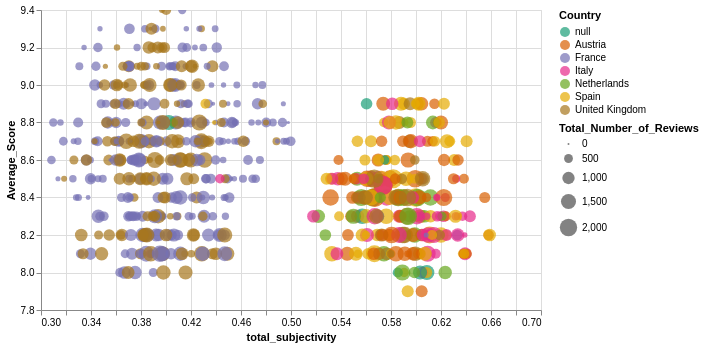

Express this chart as Vega-Lite.
### Vega-Lite specification from a JSON file in a GitHub repository (floating-point values rounded to 4 significant figures; data arrays with more than 128 entries replaced by an {"elided": "..."} marker saying what was removed)
{"config": {"view": {"continuousWidth": 400, "continuousHeight": 300}}, "data": {"name": "data-9928b06a819df3bd4e51a0aa35d18756"}, "mark": "circle", "encoding": {"color": {"type": "nominal", "field": "Country", "scale": {"scheme": "dark2"}}, "size": {"type": "quantitative", "field": "Total_Number_of_Reviews"}, "tooltip": [{"type": "nominal", "field": "Hotel_Name"}, {"type": "quantitative", "field": "Average_Score"}, {"type": "quantitative", "field": "Total_Number_of_Reviews"}, {"type": "quantitative", "field": "total_subjectivity"}, {"type": "quantitative", "field": "label"}, {"type": "nominal", "field": "geometry"}, {"type": "nominal", "field": "Country"}], "x": {"type": "quantitative", "field": "total_subjectivity", "scale": {"zero": false}}, "y": {"type": "quantitative", "field": "Average_Score", "scale": {"zero": false}}}, "selection": {"selector019": {"type": "interval", "bind": "scales", "encodings": ["x", "y"]}}, "width": 500, "$schema": "https://vega.github.io/schema/vega-lite/v4.8.1.json", "datasets": {"data-9928b06a819df3bd4e51a0aa35d18756": {"elided": "646 records"}}}
